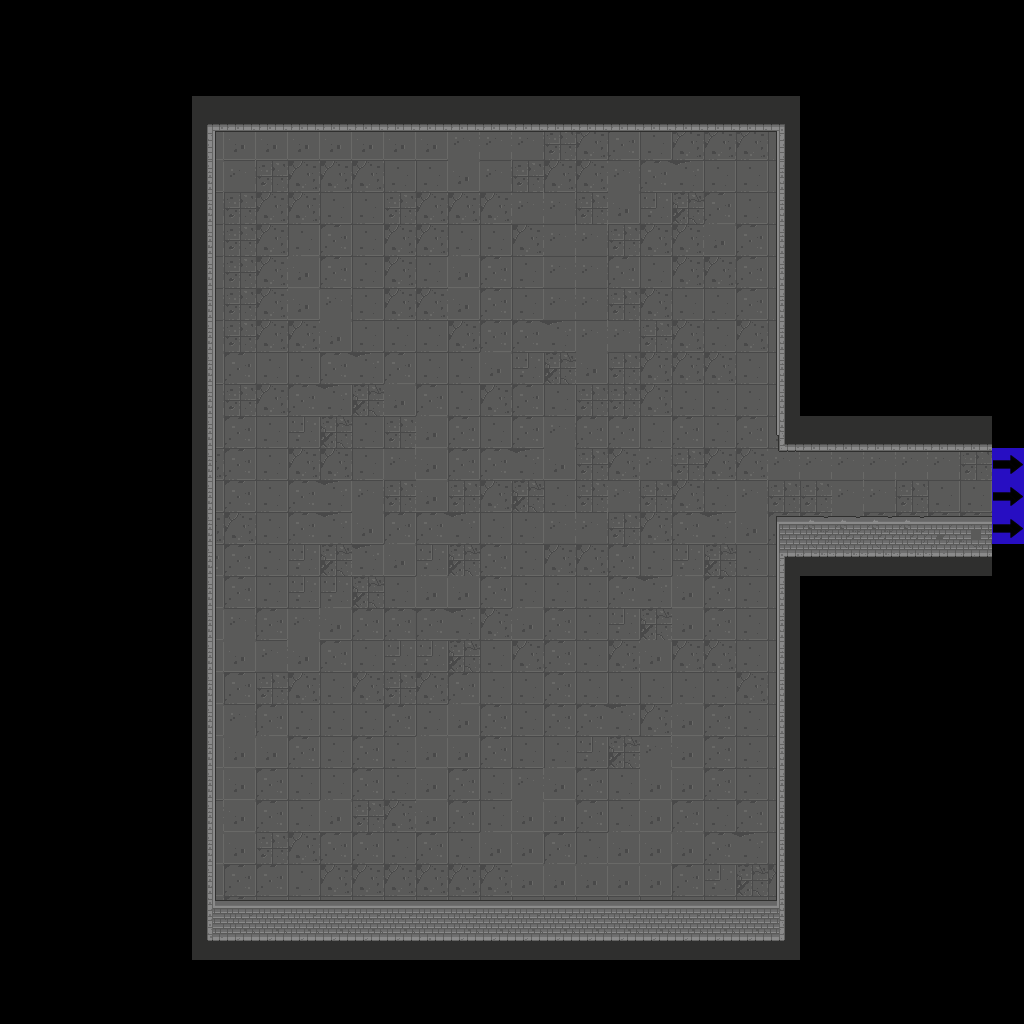

This is a level from a 2D game, rendered from its Tiled map with the project's own tilesets. A one-line summary and the map file follow, with tile-layer data summarised:
An orthogonal 32x32 tile map with 32x32 px tiles, 3 tile layers (Floor, Flags, Walls), 2 tilesets.

<map version="1.2" tiledversion="1.2.3" orientation="orthogonal" renderorder="right-down" width="32" height="32" tilewidth="32" tileheight="32" infinite="0" nextlayerid="50" nextobjectid="1">
 <tileset firstgid="1" source="Dungeon_Tileset_2.tsx" />
 <tileset firstgid="321" source="flags.tsx" />
 <layer id="47" name="Floor" width="32" height="32">
  <data>[1024 cells, 511 non-empty, 10 distinct tile ids]</data>
 </layer>
 <layer id="48" name="Flags" width="32" height="32">
  <data>[1024 cells, 3 non-empty, 1 distinct tile ids]</data>
 </layer>
 <layer id="49" name="Walls" width="32" height="32">
  <data>[1024 cells, 145 non-empty, 26 distinct tile ids]</data>
 </layer>
</map>
